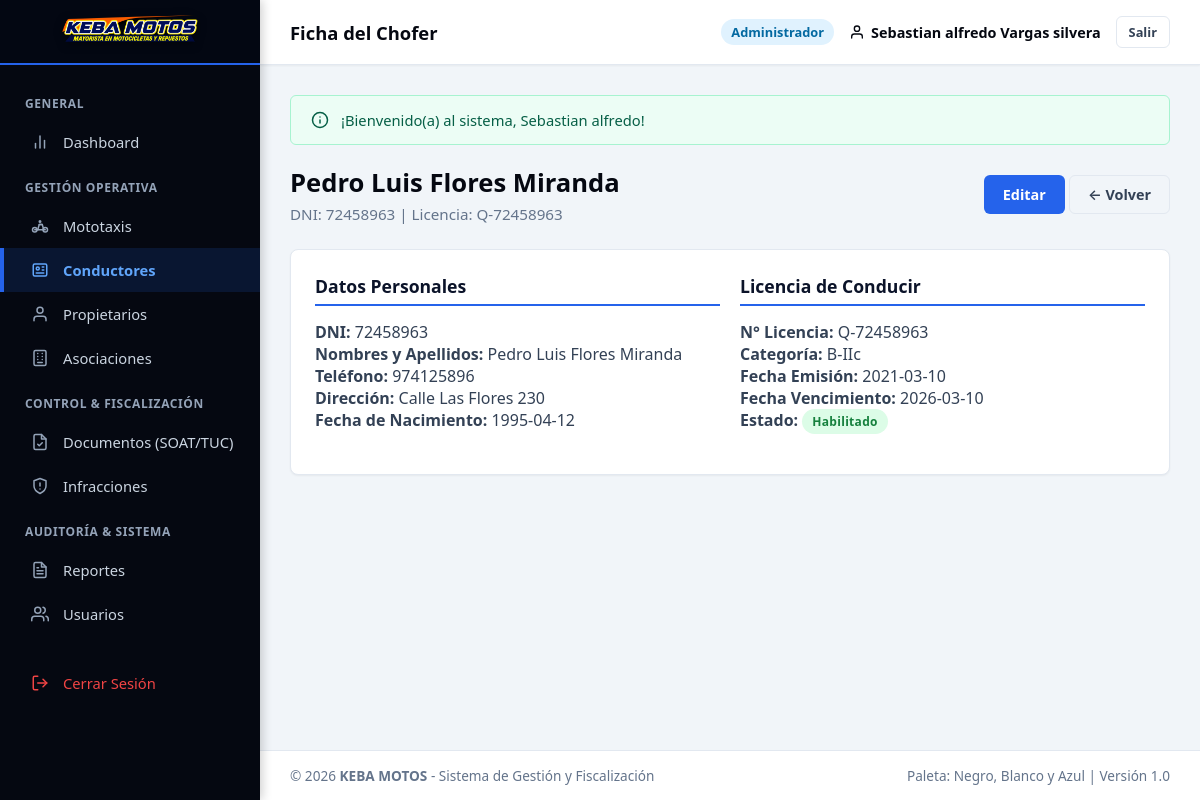
The app's page /vista/conductores/ver_conductor.php?id=1 (signed in) with its own data.
### tables this page shows
CREATE TABLE `conductores` (
  `id_conductor` INT AUTO_INCREMENT PRIMARY KEY,
  `dni` VARCHAR(8) NOT NULL UNIQUE,
  `nombres` VARCHAR(100) NOT NULL,
  `apellidos` VARCHAR(100) NOT NULL,
  `fecha_nacimiento` DATE NULL,
  `telefono` VARCHAR(20) NULL,
  `direccion` VARCHAR(255) NULL,
  `numero_licencia` VARCHAR(20) NOT NULL UNIQUE,
  `categoria_licencia` VARCHAR(10) NOT NULL DEFAULT 'B-IIc',
  `fecha_emision_licencia` DATE NULL,
  `fecha_vencimiento_licencia` DATE NOT NULL,
  `foto` VARCHAR(255) NULL,
  `estado` ENUM('Habilitado', 'Inhabilitado', 'Suspendido') DEFAULT 'Habilitado',
  `created_at` TIMESTAMP DEFAULT CURRENT_TIMESTAMP,
  `updated_at` TIMESTAMP DEFAULT CURRENT_TIMESTAMP ON UPDATE CURRENT_TIMESTAMP
);

### configuracion/conexion.php (called while the page is built, shortened)
<?php
class Database {
    private static $host = "localhost";
    private static $db_name = "keba";
    private static $username = "root";
    private static $password = "";
    private static $conexion = null;
    public static function conectar() {
        if (self::$conexion === null) {
            try {
                $opciones = [
                    PDO::ATTR_ERRMODE => PDO::ERRMODE_EXCEPTION,
                    PDO::ATTR_DEFAULT_FETCH_MODE => PDO::FETCH_ASSOC,
                    PDO::ATTR_EMULATE_PREPARES => true,
                    PDO::MYSQL_ATTR_MULTI_STATEMENTS => true,
                    PDO::MYSQL_ATTR_INIT_COMMAND => "SET NAMES utf8mb4 COLLATE utf8mb4_unicode_ci"
                ];
                try {
                    $dsn = "mysql:host=" . self::$host . ";dbname=" . self::$db_name . ";charset=utf8mb4";
                    self::$conexion = new PDO($dsn, self::$username, self::$password, $opciones);
                } catch (PDOException $e) {
                    if ($e->getCode() == 1049 || stripos($e->getMessage(), 'Unknown database') !== false) {
                        $dsnRoot = "mysql:host=" . self::$host . ";charset=utf8mb4";
                        $pdoRoot = new PDO($dsnRoot, self::$username, self::$password, $opciones);
                        $pdoRoot->exec("CREATE DATABASE IF NOT EXISTS `" . self::$db_name . "` CHARACTER SET utf8mb4 COLLATE utf8mb4_unicode_ci;");
                        $pdoRoot = null;
                        $dsn = "mysql:host=" . self::$host . ";dbname=" . self::$db_name . ";charset=utf8mb4";
                        self::$conexion = new PDO($dsn, self::$username, self::$password, $opciones);
                    } else {
                        throw $e;
                    }
                }
                $check = self::$conexion->query("SHOW TABLES LIKE 'usuarios'");
            } catch (PDOException $e) {
                die("<div style='padding:20px; font-family:sans-serif; background:#fee2e2; color:#991b1b; border:1px solid #f87171; border-radius:8px; margin:20px;'>
                        <strong>Error al conectar con la Base de Datos:</strong> " . htmlspecialchars($e->getMessage()) . "<br><br>
                        <em>Asegúrate de que MySQL esté activo en el Panel de Control de XAMPP.</em>
                     </div>");
            }
        }
        return self::$conexion;
    }
}

### modelos/Conductor.php (called while the page is built, shortened)
<?php
require_once dirname(__DIR__) . '/configuracion/conexion.php';
class Conductor {
    private $db;
    public function __construct() {
        $this->db = Database::conectar();
    }
    public function obtenerPorId($id) {
        $stmt = $this->db->prepare("SELECT * FROM conductores WHERE id_conductor = :id LIMIT 1");
        $stmt->execute([':id' => $id]);
        return $stmt->fetch();
    }
}

### ayudantes/funciones.php (called while the page is built, shortened)
<?php
function vistaUrl($ruta) {
    return BASE_URL . 'vista/' . ltrim($ruta, '/');
}

### vista/conductores/ver_conductor.php (the view, shortened to what this page needs)
<?php
require_once dirname(__DIR__) . '/plantillas/header.php';
require_once dirname(__DIR__) . '/plantillas/sidebar.php';
require_once dirname(__DIR__) . '/plantillas/navbar.php';
require_once dirname(dirname(__DIR__)) . '/modelos/Conductor.php';
$id = (int)($_GET['id'] ?? 0);
$conductorMod = new Conductor();
$c = $conductorMod->obtenerPorId($id);
?>
<div class="page-header">
    <div>
        <h1 class="page-title"><?= htmlspecialchars($c['nombres'] . ' ' . $c['apellidos']) ?></h1>
        <p class="page-subtitle">DNI: <?= htmlspecialchars($c['dni']) ?> | Licencia: <?= htmlspecialchars($c['numero_licencia']) ?></p>
    </div>
    <div>
        <a href="<?= vistaUrl('conductores/editar_conductor.php?id=' . $c['id_conductor']) ?>" class="btn btn-primary">Editar</a>
        <a href="<?= vistaUrl('conductores/listar_conductores.php') ?>" class="btn btn-outline">&larr; Volver</a>
    </div>
</div>
<div class="card">
    <div class="row">
        <div class="col-md-6 mb-3">
            <h3 style="font-size: 1.1rem; color: #0b1329; border-bottom: 2px solid #2563eb; padding-bottom: 6px; margin-bottom: 15px;">Datos Personales</h3>
            <p><strong>DNI:</strong> <?= htmlspecialchars($c['dni']) ?></p>
            <p><strong>Nombres y Apellidos:</strong> <?= htmlspecialchars($c['nombres'] . ' ' . $c['apellidos']) ?></p>
            <p><strong>Teléfono:</strong> <?= htmlspecialchars($c['telefono'] ?? '-') ?></p>
            <p><strong>Dirección:</strong> <?= htmlspecialchars($c['direccion'] ?? '-') ?></p>
            <p><strong>Fecha de Nacimiento:</strong> <?= htmlspecialchars($c['fecha_nacimiento'] ?? '-') ?></p>
        </div>
        <div class="col-md-6 mb-3">
            <h3 style="font-size: 1.1rem; color: #0b1329; border-bottom: 2px solid #2563eb; padding-bottom: 6px; margin-bottom: 15px;">Licencia de Conducir</h3>
            <p><strong>N° Licencia:</strong> <?= htmlspecialchars($c['numero_licencia']) ?></p>
            <p><strong>Categoría:</strong> <?= htmlspecialchars($c['categoria_licencia']) ?></p>
            <p><strong>Fecha Emisión:</strong> <?= htmlspecialchars($c['fecha_emision_licencia'] ?? '-') ?></p>
            <p><strong>Fecha Vencimiento:</strong> <?= htmlspecialchars($c['fecha_vencimiento_licencia']) ?></p>
            <p><strong>Estado:</strong> <span class="badge badge-success"><?= htmlspecialchars($c['estado']) ?></span></p>
        </div>
    </div>
</div>
<?php require_once dirname(__DIR__) . '/plantillas/footer.php'; ?>

### assets/css/estilos.css (style rules this page uses)
:root { --color-primary: #0284c7; --color-primary-dark: #0369a1; --color-primary-light: #e0f2fe; --color-blue-accent: #2563eb; --color-black: #050811; --color-black-card: #0d121f; --color-black-border: #1a233a; --color-black-light: #1e293b; --color-white: #ffffff; --color-gray-50: #f8fafc; --color-gray-100: #f1f5f9; --color-gray-200: #e2e8f0; --color-gray-500: #64748b; --color-gray-700: #334155; --color-success: #10b981; --color-warning: #f59e0b; --color-danger: #ef4444; --color-info: #0284c7; --sidebar-width: 260px; --header-height: 65px; --font-main: 'Segoe UI', system-ui, -apple-system, sans-serif; --shadow-sm: 0 1px 2px 0 rgba(0, 0, 0, 0.05); --shadow-md: 0 4px 6px -1px rgba(0, 0, 0, 0.1), 0 2px 4px -1px rgba(0, 0, 0, 0.06); --shadow-lg: 0 10px 15px -3px rgba(0, 0, 0, 0.15), 0 4px 6px -2px rgba(0, 0, 0, 0.05); }
* { margin: 0; padding: 0; box-sizing: border-box; font-family: var(--font-main); }
body { background-color: var(--color-gray-100); color: var(--color-gray-700); min-height: 100vh; display: flex; flex-direction: column; }
.page-header { display: flex; align-items: center; justify-content: space-between; margin-bottom: 25px; flex-wrap: wrap; gap: 15px; }
.page-title { font-size: 1.6rem; font-weight: 800; color: var(--color-black); }
.page-subtitle { color: var(--color-gray-500); font-size: 0.95rem; margin-top: 4px; }
.btn { display: inline-flex; align-items: center; justify-content: center; gap: 8px; padding: 9px 18px; border-radius: 6px; font-size: 0.9rem; font-weight: 600; cursor: pointer; text-decoration: none; transition: all 0.2s ease; border: 1px solid transparent; }
.btn-primary { background-color: var(--color-blue-accent); color: var(--color-white); }
.btn-outline { background-color: transparent; border-color: var(--color-gray-200); color: var(--color-gray-700); }
.card { background-color: var(--color-white); border-radius: 8px; border: 1px solid var(--color-gray-200); box-shadow: var(--shadow-sm); padding: 24px; margin-bottom: 25px; }

### assets/css/tablas.css (style rules this page uses)
.badge { display: inline-block; padding: 4px 10px; border-radius: 20px; font-size: 0.75rem; font-weight: 700; text-align: center; letter-spacing: 0.3px; }
.badge-success { background-color: #dcfce7; color: #15803d; }

### records on screen
conductores: nombres+apellidos "Pedro Luis Flores Miranda", dni "72458963", numero_licencia "Q-72458963", telefono "974125896", direccion "Calle Las Flores 230", fecha_nacimiento "1995-04-12", categoria_licencia "B-IIc", fecha_emision_licencia "2021-03-10", fecha_vencimiento_licencia "2026-03-10", estado "Habilitado"

### other values on screen
$subtituloNavbar "Ficha del Chofer"
$usuarioActivo['rol_nombre'] "Administrador"
$flash['mensaje'] "¡Bienvenido(a) al sistema, Sebastian alfredo!"
